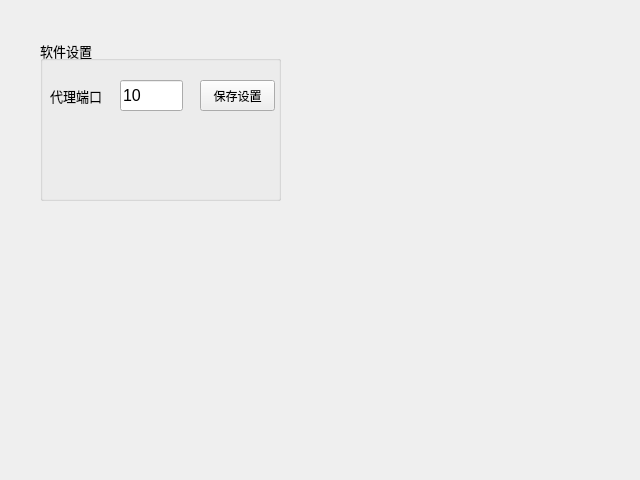
<?xml version="1.0" encoding="UTF-8"?>
<ui version="4.0">
 <class>Form</class>
 <widget class="QWidget" name="Form">
  <property name="geometry">
   <rect>
    <x>0</x>
    <y>0</y>
    <width>640</width>
    <height>480</height>
   </rect>
  </property>
  <property name="windowTitle">
   <string>Form</string>
  </property>
  <widget class="QGroupBox" name="groupBox">
   <property name="geometry">
    <rect>
     <x>40</x>
     <y>40</y>
     <width>241</width>
     <height>161</height>
    </rect>
   </property>
   <property name="sizePolicy">
    <sizepolicy hsizetype="Preferred" vsizetype="Preferred">
     <horstretch>1</horstretch>
     <verstretch>0</verstretch>
    </sizepolicy>
   </property>
   <property name="font">
    <font>
     <pointsize>10</pointsize>
    </font>
   </property>
   <property name="title">
    <string>软件设置</string>
   </property>
   <widget class="LineEdit" name="LineEdit_port">
    <property name="geometry">
     <rect>
      <x>80</x>
      <y>40</y>
      <width>63</width>
      <height>31</height>
     </rect>
    </property>
    <property name="font">
     <font>
      <pointsize>12</pointsize>
     </font>
    </property>
    <property name="text">
     <string>10</string>
    </property>
    <property name="placeholderText">
     <string/>
    </property>
   </widget>
   <widget class="StrongBodyLabel" name="StrongBodyLabel_17">
    <property name="geometry">
     <rect>
      <x>10</x>
      <y>40</y>
      <width>72</width>
      <height>31</height>
     </rect>
    </property>
    <property name="font">
     <font>
      <pointsize>10</pointsize>
     </font>
    </property>
    <property name="text">
     <string>代理端口</string>
    </property>
    <property name="alignment">
     <set>Qt::AlignLeading|Qt::AlignLeft|Qt::AlignVCenter</set>
    </property>
   </widget>
   <widget class="PrimaryPushButton" name="PrimaryPushButton_save_setting">
    <property name="geometry">
     <rect>
      <x>160</x>
      <y>40</y>
      <width>75</width>
      <height>31</height>
     </rect>
    </property>
    <property name="sizePolicy">
     <sizepolicy hsizetype="Expanding" vsizetype="Fixed">
      <horstretch>1</horstretch>
      <verstretch>0</verstretch>
     </sizepolicy>
    </property>
    <property name="font">
     <font>
      <pointsize>9</pointsize>
     </font>
    </property>
    <property name="text">
     <string>保存设置</string>
    </property>
   </widget>
  </widget>
 </widget>
 <customwidgets>
  <customwidget>
   <class>LineEdit</class>
   <extends>QLineEdit</extends>
   <header>qfluentwidgets</header>
  </customwidget>
  <customwidget>
   <class>PushButton</class>
   <extends>QPushButton</extends>
   <header>qfluentwidgets</header>
  </customwidget>
  <customwidget>
   <class>PrimaryPushButton</class>
   <extends>PushButton</extends>
   <header>qfluentwidgets</header>
  </customwidget>
  <customwidget>
   <class>StrongBodyLabel</class>
   <extends>QLabel</extends>
   <header>qfluentwidgets</header>
  </customwidget>
 </customwidgets>
 <resources/>
 <connections/>
</ui>
